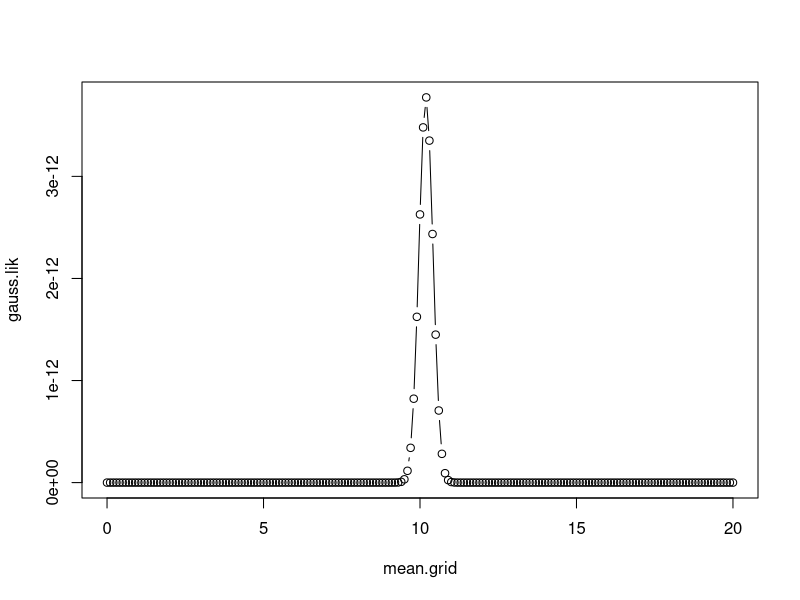
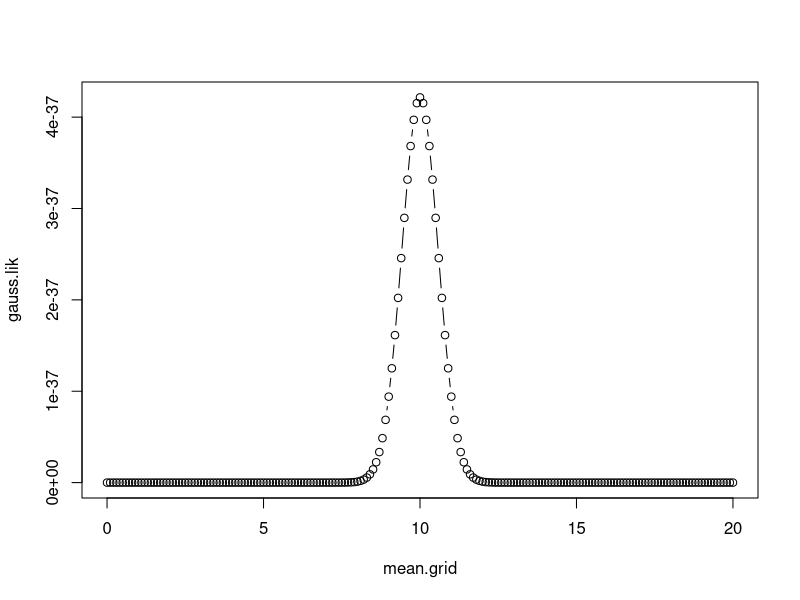
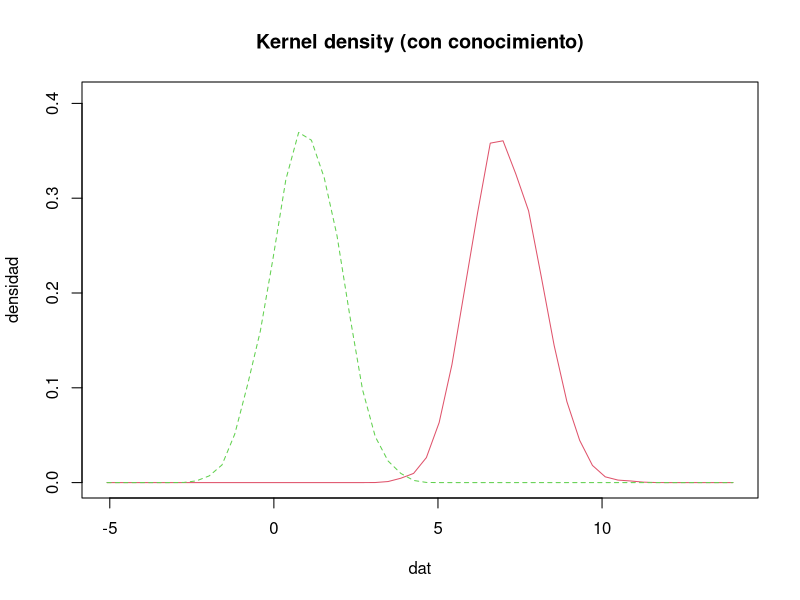
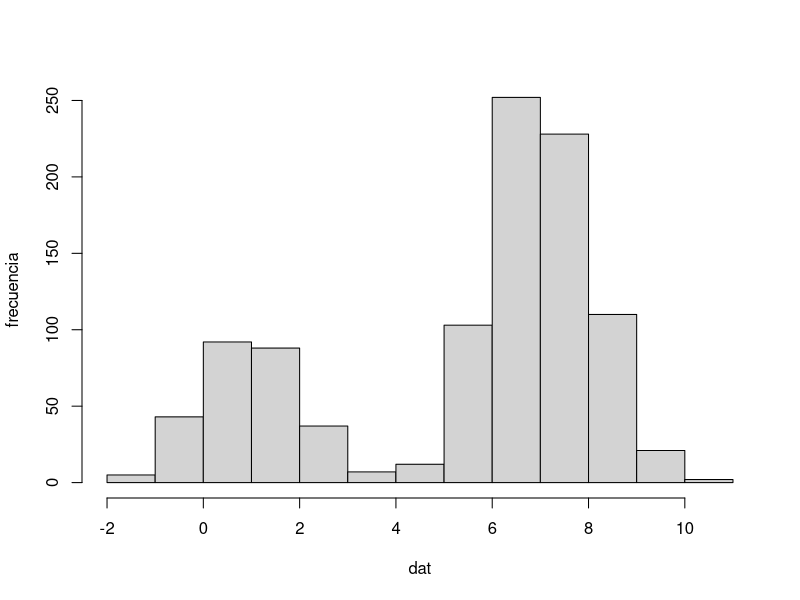
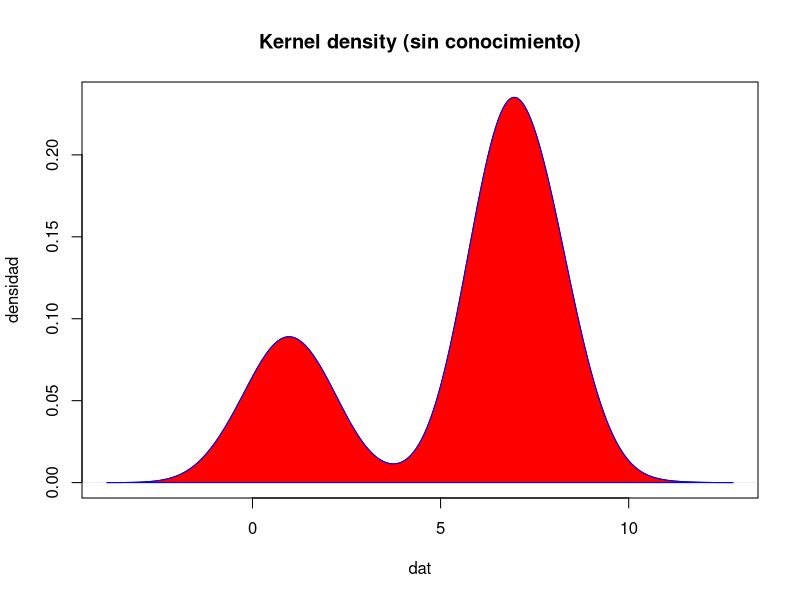
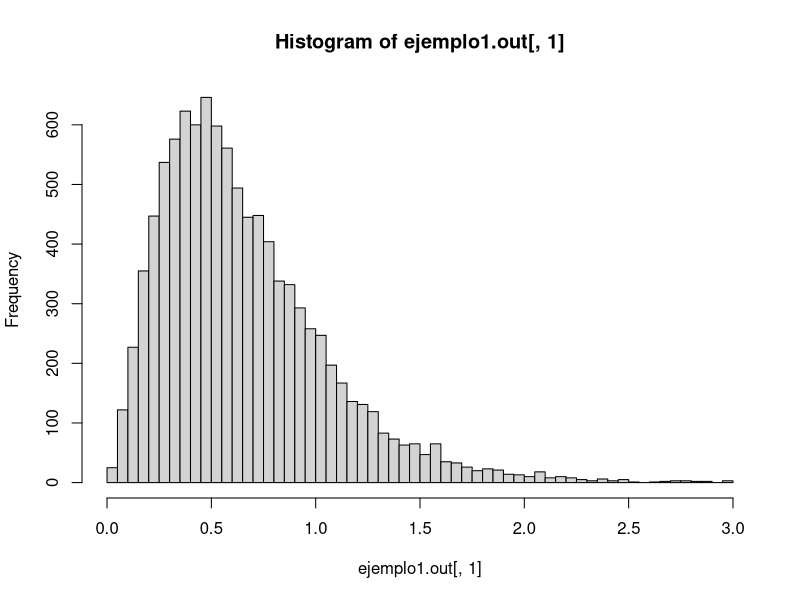
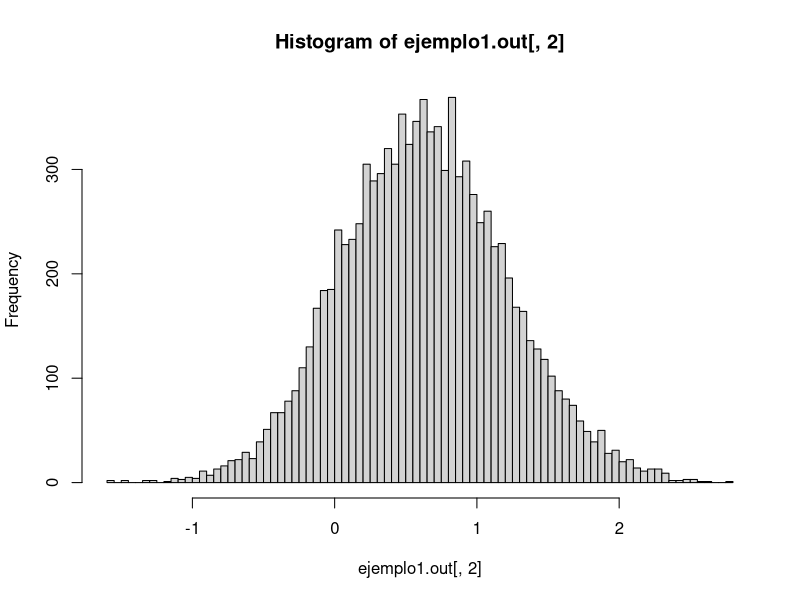
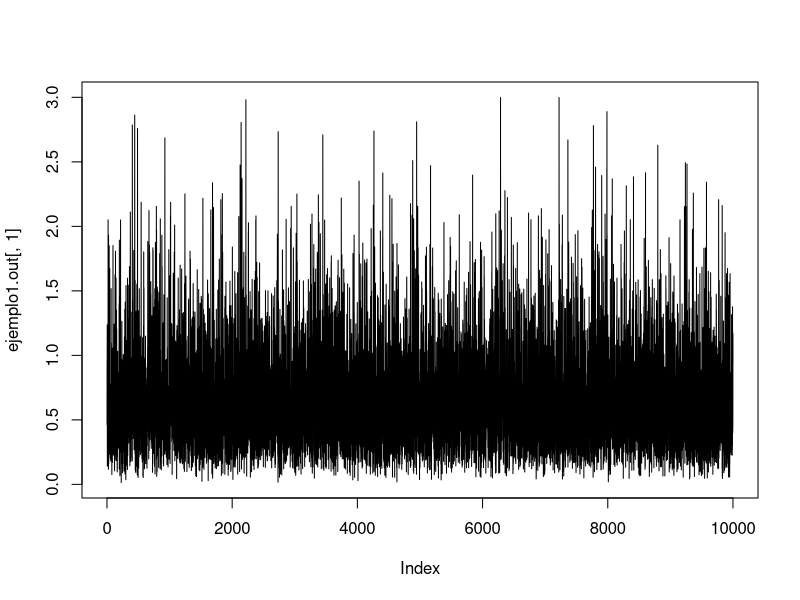

The R script that drew these images, in order:
## ---- chunk 1
knitr::opts_chunk$set(echo = TRUE)
options(digits=2)
library(ggplot2)
library(dplyr)

## ---- chunk 2
set.seed(1)

mean.true <- 10

n.sim <- 20

dat <- rnorm(n.sim, mean = mean.true, sd = 1)
summary(dat)
## ---- chunk 3
mean.grid <- seq(0, 20, by=0.1)

gauss.lik <- rep(0, length(mean.grid))

for( i in seq_along( gauss.lik ) ) {
  gauss.lik[i] <- prod( dnorm( dat, mean = mean.grid[i], sd=1 ) )
  }

plot( gauss.lik ~ mean.grid, type="b" )
## ---- chunk 4
dat <- c(1,10,19)

mean.grid <- seq(0, 20, by=0.1)

gauss.lik <- rep(0, length(mean.grid))

for( i in seq_along( gauss.lik ) ) {
  gauss.lik[i] <- prod( dnorm( dat, mean = mean.grid[i], sd=1 ) )
  }

plot( gauss.lik ~ mean.grid, type="b" )
## ---- chunk 5
set.seed(1)

omega <- 0.25

mu1 <- 1
mu2 <- 7

n.sim <- 1000

x <- y <- rep(NaN,n.sim)

for( i in 1:n.sim ){
  if( runif(1) < omega ){
    x[i] <- rnorm(1, mean=mu1, sd=1)
    y[i] <- "uno"
  } else {
    x[i] <- rnorm(1, mean=mu2, sd=1)
    y[i] <- "dos"
  }
}

y<-as.factor(y)

library(sm)
# Sabiendo de que distribucion provienen los datos
sm.density.compare(x, y, xlab="dat", ylab="densidad")
title(main="Kernel density (con conocimiento)")

# Sin conocimiento de que distribucion provienen los datos
hist(x, xlab="dat", ylab="frecuencia",main="")

mix.den <- density(x)
plot(mix.den, xlab="dat", ylab="densidad", main="Kernel density (sin conocimiento)")
polygon(mix.den, col="red", border="blue") 
## ---- chunk 6
# Valores iniciales de los parametros
mu1 <- 0
mu2 <- 1
tau <- 1

# Numero de repeticiones de los pasos EM
N.rep <- 100

# Recursion
for( i in 1:N.rep ) {
  # Dados los parametros y datos
  T_1 <- tau * dnorm( x, mu1 )
  T_2 <- tau * dnorm( x, mu2 )

  omega1 <- T_1 / (T_1 + T_2)
  omega2 <- T_2 / (T_1 + T_2)
  
  omega <- mean(omega1)

  # Dados los datos observados y variables latentes

  mu1 <- sum( omega1 * x ) / sum(omega1)
  mu2 <- sum( omega2 * x ) / sum(omega2)

  ## print the current estimates

  print( c(mu1, mu2, omega) )

}
## ---- chunk 7
library("mixtools")
mu0 <- c(0,1)
sigma0 <- c(1,1)
sd0 <- c(1,1)
dat.emmix <- normalmixEM( x, mu = mu0, sigma = sigma0, sd.constr = sd0 )
summary(dat.emmix)
## ---- chunk 8
gibbs_normalgamma <- function(M=50000,thin=1000){
  #	Repositorio
	repositorio <- matrix(NA, ncol=2, nrow=M)
  #	Valores iniciales de la cadena
	x <- 1
  y <- 1
  #	Iteraciones
	m <- 1
	for(m in 1:M) {
		j <- 1
        for (j in 1:thin) {
            x <- rgamma(1,3,y*y+4)
            y <- rnorm(1,1/(x+1),1/sqrt(2*x+2))
        }
        repositorio[m,] <- c(x,y)
    }
	#	Resultado
  names(repositorio) <- c("x","y")
  return(repositorio)
}

#	----------------------------------------------------
#		Exemplo 1: Distribución Normal-Gamma
#	----------------------------------------------------
M <- 10000
thin <- 1000
ejemplo1.out <-gibbs_normalgamma(M,thin)

# Histograma de "x"
hist(ejemplo1.out[,1],M/100)

# Histograma de "x"
hist(ejemplo1.out[,2],M/100)

# Trayectorias de "x"
plot(ejemplo1.out[,1],type='l')

# Trayectorias de "y"
plot(ejemplo1.out[,2],type='l')

# Medias erg?dicas de "x"
plot(as.matrix(cumsum(ejemplo1.out[,1]))/as.matrix(c(1:M)))

# Medias erg?dicas de "y"
plot(as.matrix(cumsum(ejemplo1.out[,2]))/as.matrix(c(1:M)))

#	Gráficas de diagnóstico
par(mfrow=c(3,2))
	#	Dispersión
	plot(ejemplo1.out,col=1:M)
	#	Trayectorias conjuntas
	plot(ejemplo1.out,type="l")
	#	Trayectorias individuales
	plot(ts(ejemplo1.out[,1]))
	plot(ts(ejemplo1.out[,2]))
	#	Histogramas
	hist(ejemplo1.out[,1],40)
	hist(ejemplo1.out[,2],40)

par(mfrow=c(1,1))  

#	Gráficas de diagn?stico (autocorrelaci?n)
par(mfrow=c(3,2))
	#	Trayectorias individuales
	plot(ts(ejemplo1.out[,1]))
	plot(ts(ejemplo1.out[,2]))
	#	Trayectorias individuales
	acf(ts(ejemplo1.out[,1]))
	acf(ts(ejemplo1.out[,2]))
	# Medias erg?dicas de "x"
	plot(as.matrix(cumsum(ejemplo1.out[,1]))/as.matrix(c(1:M)))
	# Medias erg?dicas de "y"
	plot(as.matrix(cumsum(ejemplo1.out[,2]))/as.matrix(c(1:M)))
par(mfrow=c(1,1)) 
## ---- chunk 9
gibbs_bigaussian <- function(M=10000, rho=0.98){
  #	Repositorio
  repositorio <- matrix(NA, ncol=2, nrow=M)
  #	Valores iniciales
  x <- 0
  y <- 0
  repositorio[1, ] <- c(x, y)
  #	Iteraciones
  m <- 2
  for(m in 2:M){
    x <- rnorm(1, rho * y, sqrt(1 - rho^2))
    y <- rnorm(1, rho * x, sqrt(1 - rho^2))
    repositorio[m, ] <- c(x, y)
  }
  #	Resultado
  names(repositorio) <- c("x1","x2")
  return(repositorio)
}

#	----------------------------------------------------
#		Exemplo 2: Distribucion Normal Bivariada
#	----------------------------------------------------
M <- 10000
rho <- 0
ejemplo2.out <- gibbs_bigaussian(M,rho)

#	Gr?ficas de diagn?stico
par(mfrow=c(3,2))
	#	Dispersi?n
	plot(ejemplo2.out,col=1:M)
	#	Trayectorias conjuntas
	plot(ejemplo2.out,type="l")
	#	Trayectorias individuales
	plot(ts(ejemplo2.out[,1]))
	plot(ts(ejemplo2.out[,2]))
	#	Histogramas
	hist(ejemplo2.out[,1],40)
	hist(ejemplo2.out[,2],40)
par(mfrow=c(1,1))  

#	Gr?ficas de diagn?stico (autocorrelaci?n)
par(mfrow=c(3,2))
	#	Trayectorias individuales
	plot(ts(ejemplo2.out[,1]))
	plot(ts(ejemplo2.out[,2]))
	#	Trayectorias individuales
	acf(ts(ejemplo2.out[,1]))
	acf(ts(ejemplo2.out[,2]))
	#	Histogramas
	hist(ejemplo2.out[,1],40)
	hist(ejemplo2.out[,2],40)
par(mfrow=c(1,1)) 
